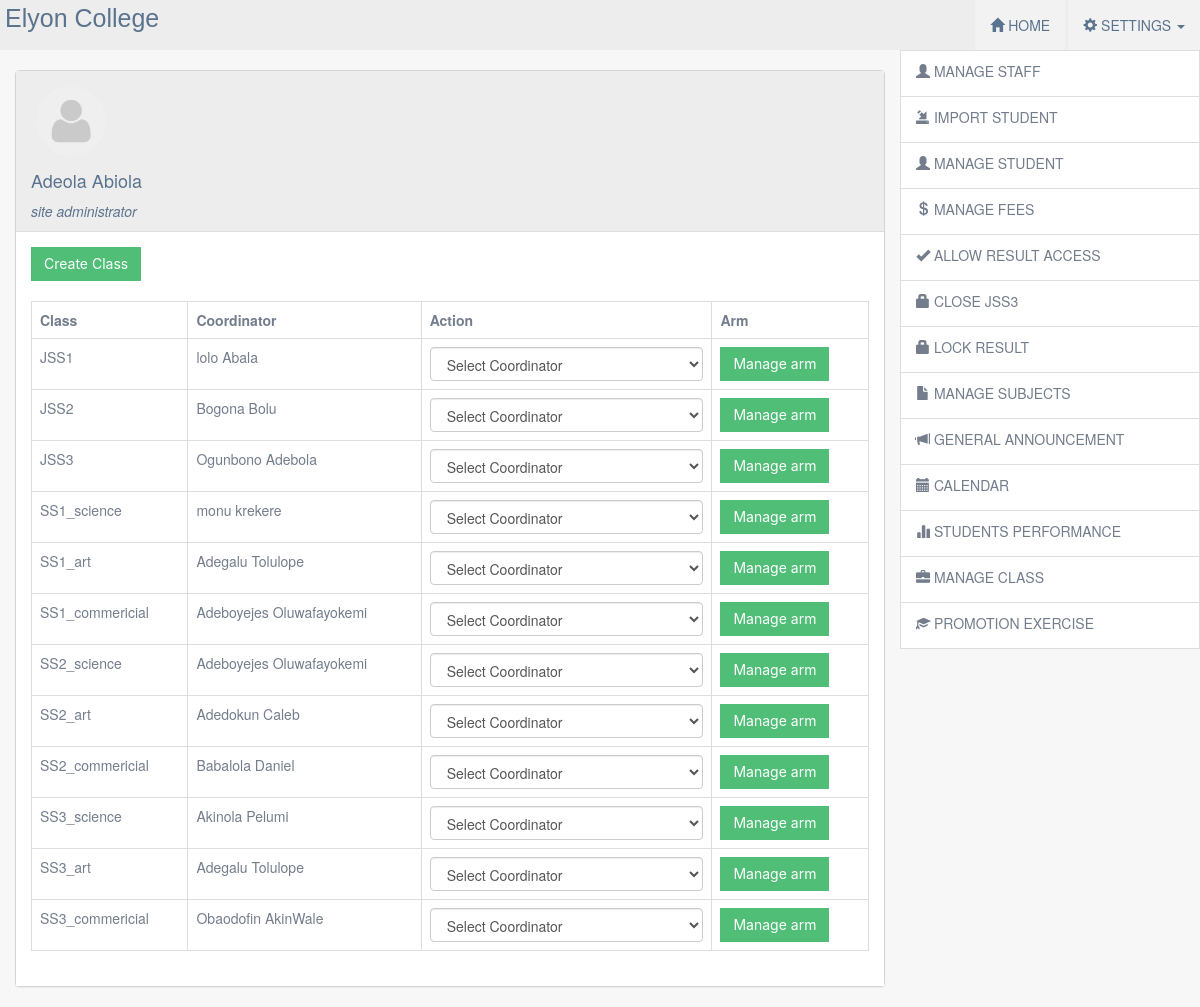
Screenshot of /admin/mclass.php (signed in) with the database file from the repository.
### tables this page shows
CREATE TABLE `class` (
  `sn` int(11) NOT NULL,
  `class` varchar(20) NOT NULL,
  `coordinator` varchar(20) NOT NULL,
  `status` int(11) NOT NULL
);

CREATE TABLE `staff` (
  `sn` int(11) NOT NULL,
  `fname` varchar(20) NOT NULL,
  `mname` varchar(20) NOT NULL,
  `lname` varchar(20) NOT NULL,
  `gender` varchar(7) NOT NULL,
  `title` varchar(5) NOT NULL,
  `username` varchar(200) NOT NULL,
  `employee` varchar(10) NOT NULL,
  `job_description` varchar(20) NOT NULL,
  `marital_status` varchar(20) NOT NULL,
  `address` text NOT NULL,
  `phone` varchar(15) NOT NULL,
  `email` varchar(200) NOT NULL,
  `lga` varchar(20) NOT NULL,
  `state` varchar(20) NOT NULL,
  `country` varchar(20) NOT NULL,
  `salary_status` varchar(20) NOT NULL,
  `level` varchar(20) NOT NULL,
  `date_employed` varchar(11) NOT NULL,
  `picture` varchar(200) NOT NULL,
  `religion` varchar(20) NOT NULL,
  `nok` varchar(20) NOT NULL,
  `rnok` varchar(20) NOT NULL,
  `pnok` varchar(16) NOT NULL,
  `qualification` varchar(20) NOT NULL,
  `age` int(11) NOT NULL,
  `dob` varchar(10) NOT NULL,
  `department` varchar(20) NOT NULL,
  `bank` varchar(20) NOT NULL,
  `acc` varchar(15) NOT NULL,
  `last_update` varchar(20) NOT NULL
);

### admin/mclass.php (the view, shortened to what this page needs)
<?php include("header.php") ?>
<div class="container-fluid">
  <div class="row">
    <div class="col-lg-9">
      <div class="panel panel-default">
        <div class="panel-heading" id="p_heading">
          <?php
          $users = $_SESSION['users'];
          $s1  = mysqli_query($con,"SELECT * FROM admin where username = '$users'");
          $sh1 = mysqli_fetch_array($s1);
          $name1 = $sh1['fname']." ".$sh1['lname'];
          $img = $sh1['picture'];
          $position = $sh1['position'];
          if($img==""){
            $img2 = "passport/default.png";
          }
          else{
            $img2 = $img;
          }
          ?>
          <img src="<?php echo $img2 ?>" id="imgs" class="img-responsive">
          <h4><?php echo $name1 ?></h4>
          <i><?php echo $position ?></i>
        </div>
        <div class="panel-body">
           <a href="create_class.php" class="btn btn-primary">Create Class</a>
          <div class="table-responsive">
            <br>
            <table class="table table-bordered">
              <tr>
                <th>Class</th>
                <th>Coordinator</th>
                <th>Action</th>
                <th>Arm </th>
              </tr>
              <?php
              $query1 = mysqli_query($con,"SELECT * FROM class");
              while($fetch1 = mysqli_fetch_array($query1)){
                $class  = $fetch1['class'];
                $class_id = $fetch1['sn'];
                $coordinator = $fetch1['coordinator'];
                $query2 = mysqli_query($con,"SELECT * FROM staff where employee = '$coordinator'");
                $fetch2 = mysqli_fetch_array($query2);
                $name = $fetch2['lname']." ".$fetch2['fname'];
                echo "<tr>
                <td>$class</td>
                <td>$name</td>
                 <td>"?><select class="form-control">
                  <option value="">Select Coordinator</option>
                  <?php
                echo" </select> </td>
                <td> <a href='m_arm.php?class_id=$class_id'  =  ' class='btn btn-primary'>Manage arm</a></td>
                </tr>";
              }
                  ?>
            </table>
          </div>
        </div>
      </div>
    </div>
    <?php include("linkpanel.php") ?>
  </div>
</div>
<?php include("footer.php") ?>

### admin/header.php (shortened to what this page needs)
<!DOCTYPE html>
<html>
<head>
<link href="bootstrap/css/bootstrap.min.css" rel="stylesheet">
<link rel="stylesheet" type="text/css" href="../css/style.css">
</head>
<body>
<nav class="navbar navbar-default">
			<div class="navbar-header" style="padding:5px;"><h4 class="logo">Elyon College</h4></div>
  <div class="navbar-collapse collapse" id="headlinks">
  <ul class="nav navbar-nav navbar-right">
  <li class="dropdown yamm-fw"><a href="home.php" class="dropdown-toggle"  data-hover="dropdown"><span class="glyphicon glyphicon-home"></span> HOME</a>
  </li>
   <li class="dropdown"><a href="" class="dropdown-toggle"  data-toggle="dropdown" data-hover="dropdown" ><span class="glyphicon glyphicon-cog"></span> SETTINGS <span class="caret"></span></a>
  </li>
  </ul>
</div>
	</nav>

### admin/linkpanel.php
	<div class="col-lg-3 link-panel">
				<ul class="list-group">
					<a class="list-group-item" href="mstaff.php"><span class="glyphicon glyphicon-user"></span> manage staff</a>
					<a class="list-group-item" href="imports.php"><span class="glyphicon glyphicon-import"></span> import student</a>
					<a class="list-group-item" href="mstudent.php"><span class="glyphicon glyphicon-user"></span> manage student</a>
					<a class="list-group-item" href="mfees.php"><span class="glyphicon glyphicon-usd"></span> manage fees</a>
					<?php
$sql1 = mysqli_query($con,"SELECT * FROM result_access");
$sql2 = mysqli_fetch_array($sql1);
$status = $sql2['status'];
if($status==1){
?>
<a class="list-group-item" href="resaccess.php"><span class="glyphicon glyphicon-remove"></span> deny result access</a>
<?php
}
else{
?>
<a class="list-group-item"  href="resaccess.php"><span class="glyphicon glyphicon-ok"></span> Allow result access</a>
<?php
}
?>
	<?php
$sql1 = mysqli_query($con,"SELECT * FROM result_access");
$sql2 = mysqli_fetch_array($sql1);
$status = $sql2['jss3'];
if($status==1){
?>
<a class="list-group-item" href="jss3.php"><span class="glyphicon glyphicon-lock"></span> close Jss3 </a>
<?php
}
else{
?>
<a class="list-group-item" href="jss3.php"><span class="glyphicon glyphicon-folder-open"></span>  open jss3</a>
<?php
}
?>
<a class="list-group-item" href="lock_result.php"><span class="glyphicon glyphicon-lock"></span> lock result </a>
					<a href="msubject.php"class="list-group-item"><span class="glyphicon glyphicon-file"></span>  manage subjects</a>
					<a href="canoucement.php" class="list-group-item"><span class="glyphicon glyphicon-bullhorn"></span> General announcement</a>
					<a href="calendar.php" class="list-group-item"><span class="glyphicon glyphicon-calendar"></span>  Calendar</a>
					<a href="students_performance.php" class="list-group-item"><span class="glyphicon glyphicon-stats"></span>  Students Performance</a>
					<a href="mclass.php" class="list-group-item"><span class="glyphicon glyphicon-briefcase"></span>  Manage class</a>
					<a href="promotion.php" class="list-group-item"><span class="glyphicon glyphicon-education"></span>  promotion exercise</a>
				</ul>
			</div>

### admin/footer.php (shortened to what this page needs)
</body>
</html>

### css/style.css (style rules this page uses)
body { margin: 0px; width: 100%; height: 100%; padding: 0px; outline: none; background: #f7f7f7; color: #5a738e !important; }
.logo { display: initial; margin: 0; ine-height: inherit; white-space: nowrap; -webkit-box-sizing: border-box; box-sizing: border-box; font-size: 25px; font-weight: 300px; font-family: "PT Sans Caption", sans-serif; }
nav { border: 0px !important; }
nav .navbar-header { background: #ededed !important; }
nav #headlinks { background: #ededed; }
nav #headlinks ul li a { color: #5a738e !important; background: #f2f2f2; margin-left: 3px; }
.panel { border: 1.2px solid #d4d4d4 !important; }
.panel .panel-heading { background: #ededed !important; color: #5a738e; border-radius: 0px !important; }
.panel .panel-body { background: white !important; color: #737d8c; }
#imgs { border-radius: 40px; height: 80px; width: 80px; }
.link-panel { padding: 0px; }
.link-panel .list-group .list-group-item { color: #737d8c; -webkit-transition: 0.7s linear; -o-transition: 0.7s linear; transition: 0.7s linear; }
.btn { background: #51be78 !important; border-color: #51be78; display: inline-block; font-weight: 400; text-align: center; white-space: nowrap; vertical-align: middle; color: #FFF; transition: color 0.15s ease-in-out, background-color 0.15s ease-in-out, border-color 0.15s ease-in-out, box-shadow 0.15s ease-in-out, -webkit-box-shadow 0.15s ease-in-out; font-family: "Muli", -apple-system, BlinkMacSystemFont, "Segoe UI", Roboto, "Helvetica Neue", Arial, sans-serif, "Apple Color Emoji", "Segoe UI Emoji", "Segoe UI Symbol", "Noto Color Emoji"; border-radius: 0px !important; -webkit-transition: 0.7s linear; -o-transition: 0.7s linear; transition: 0.7s linear; }
.list-group { margin-top: -20px; }
.list-group-item { border-radius: 0px !important; height: 47px; text-transform: uppercase; }

### rows the page displays
class: class "JSS1", staff.lname+fname "lolo Abala"
class: class "JSS2", staff.lname+fname "Bogona Bolu"
class: class "JSS3", staff.lname+fname "Ogunbono Adebola"
class: class "SS1_science", staff.lname+fname "monu krekere"
class: class "SS1_art", staff.lname+fname "Adegalu Tolulope"
class: class "SS1_commericial", staff.lname+fname "Adeboyejes Oluwafayokemi"
class: class "SS2_science", staff.lname+fname "Adeboyejes Oluwafayokemi"
class: class "SS2_art", staff.lname+fname "Adedokun Caleb"
class: class "SS2_commericial", staff.lname+fname "Babalola Daniel"
class: class "SS3_science", staff.lname+fname "Akinola Pelumi"
class: class "SS3_art", staff.lname+fname "Adegalu Tolulope"
class: class "SS3_commericial", staff.lname+fname "Obaodofin AkinWale"

### other values shown
$name1 "Adeola Abiola"
$position "site administrator"
